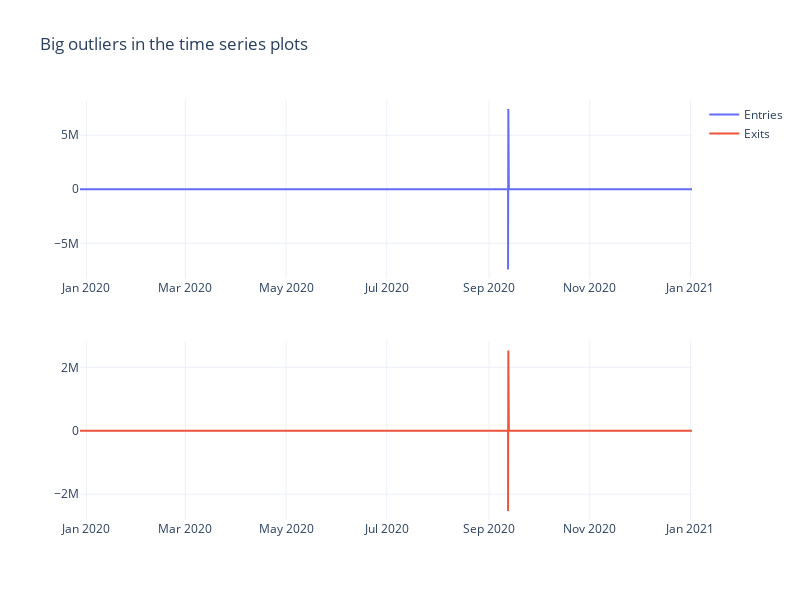

Notebook source saved alongside this figure:
### Code cell
turnstile_plot(df, cascp, 'Big outliers in the time series plots')

### Figure 1 — Plotly figure (JSON) as saved in the notebook; plotly's stock layout.template omitted (floating-point values rounded to 4 significant figures; data arrays with more than 128 entries replaced by an {"elided": "..."} marker saying what was removed)
{"data": [{"name": "Entries", "type": "scatter", "x": {"elided": "2158 str values"}, "xaxis": "x", "y": {"elided": "2158 int values"}, "yaxis": "y"}, {"name": "Exits", "type": "scatter", "x": {"elided": "2158 str values"}, "xaxis": "x2", "y": {"elided": "2158 int values"}, "yaxis": "y2"}], "layout": {"height": 600, "title": {"text": "Big outliers in the time series plots"}, "width": 800, "xaxis": {"anchor": "y", "domain": [0, 1]}, "xaxis2": {"anchor": "y2", "domain": [0, 1]}, "yaxis": {"anchor": "x", "domain": [0.575, 1]}, "yaxis2": {"anchor": "x2", "domain": [0, 0.425]}}}
